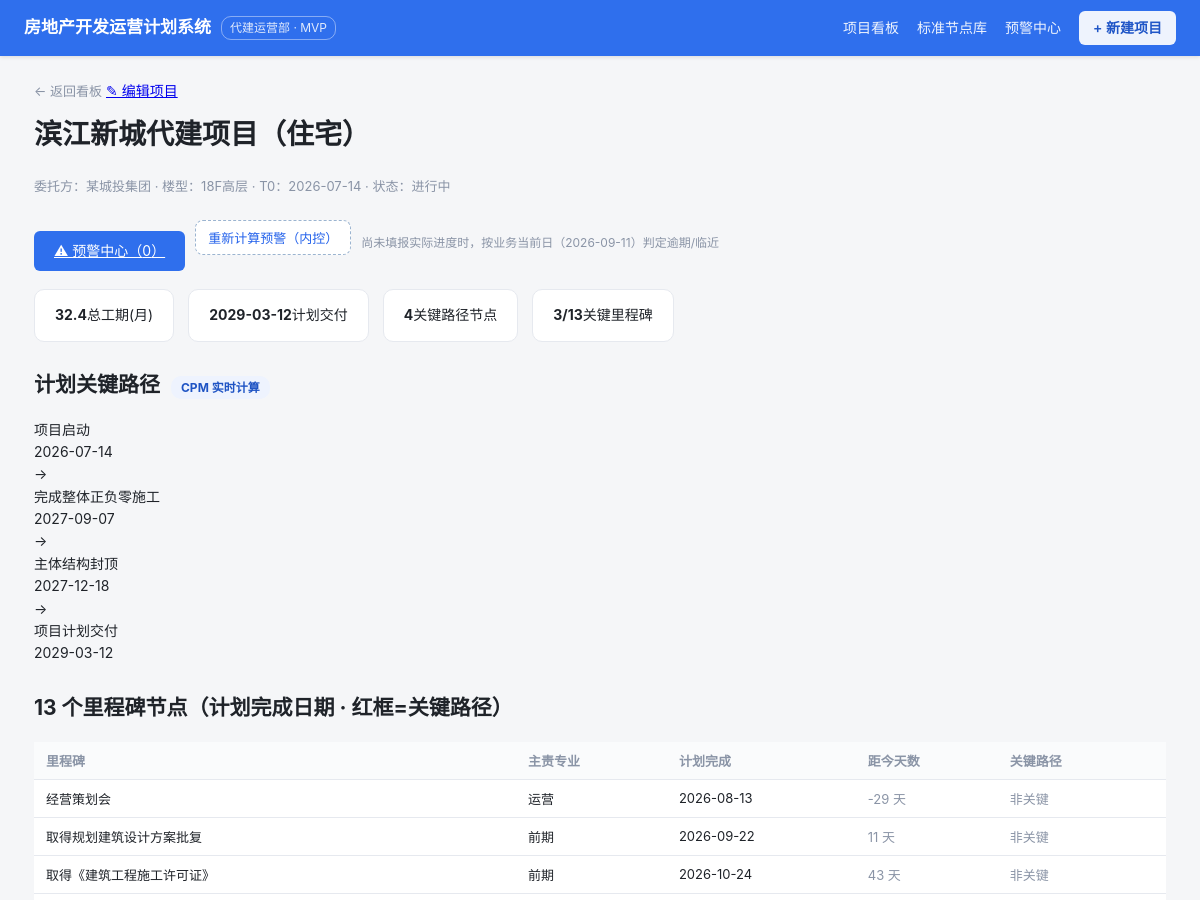
/project/1 (upper part), run on an earlier commit of the app's database.
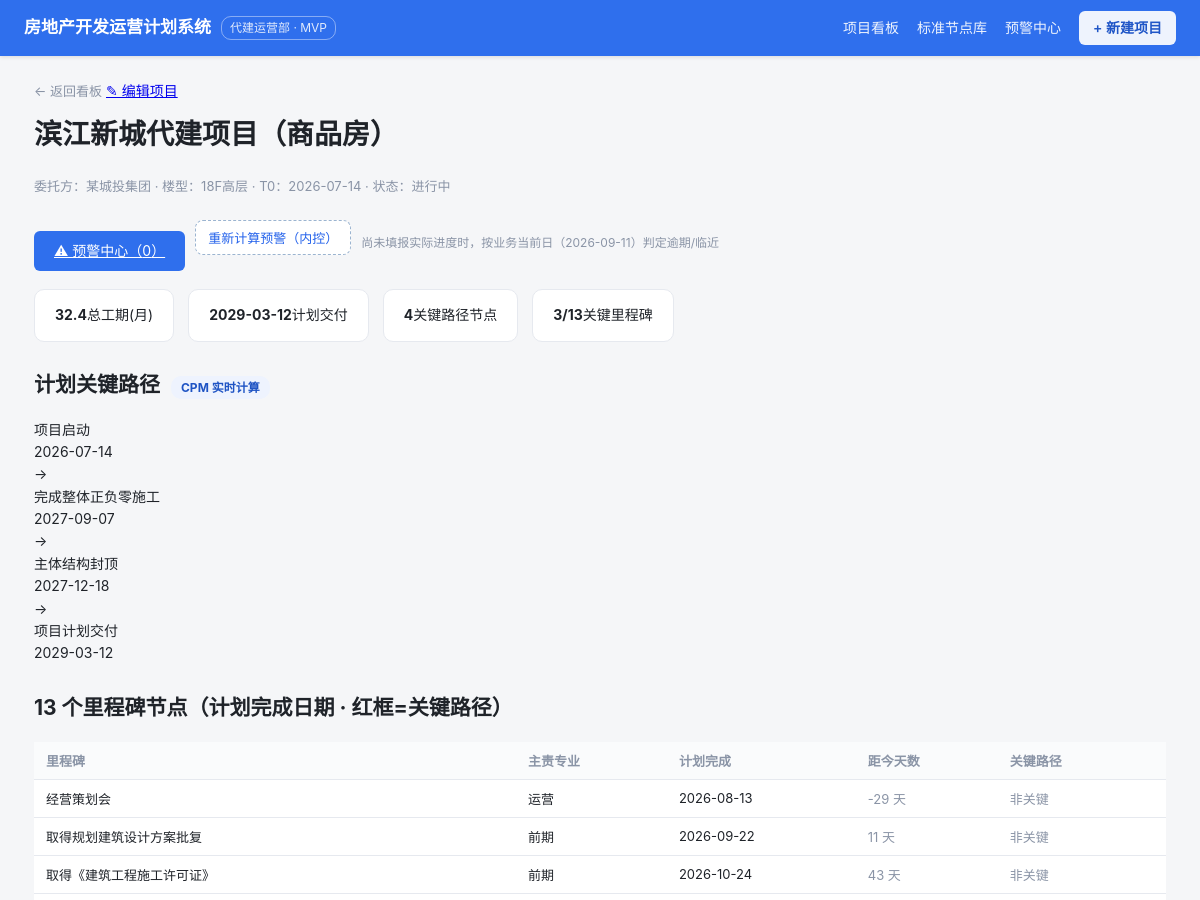
And on a later commit of the database.
### tables this page shows
CREATE TABLE "project" ("id" INTEGER PRIMARY KEY, "name" TEXT, "client" TEXT, "building_type_id" INTEGER, "plan_start" TEXT, "plan_deliver" TEXT, "status" TEXT, "prereq_json" TEXT);

### app/app.py (the view)
@app.route("/project/<int:pid>")
def project_detail(pid):
    con = db(); cur = con.cursor()
    cur.execute("SELECT id,name,client,building_type_id,plan_start,plan_deliver,status,prereq_json FROM project WHERE id=?", (pid,))
    p = cur.fetchone()
    if not p:
        cur.close(); con.close(); return "项目不存在", 404
    cur.execute("SELECT id,name FROM building_type")
    bt = {r["id"]: r["name"] for r in cur.fetchall()}
    cur.execute("SELECT id FROM plan_version WHERE project_id=? AND plan_type='内控' ORDER BY id LIMIT 1", (pid,))
    vr = cur.fetchone(); vid = vr["id"] if vr else None
    cur.execute(
        "SELECT pn.id,pn.level,pn.seq,pn.name,pn.std_node_id,pn.finish_inner,pn.status,pr.name AS prof, sn.excel_row "
        "FROM plan_node pn LEFT JOIN profession pr ON pn.profession_id=pr.id "
        "LEFT JOIN std_node sn ON pn.std_node_id=sn.id "
        "WHERE pn.project_id=? AND pn.version_id=? ORDER BY sn.excel_row", (pid, vid))
    rows = cur.fetchall()
    cur.execute("SELECT DISTINCT std_node_id FROM std_node_rule")
    rule_ids = {r["std_node_id"] for r in cur.fetchall()}
    cur.execute("SELECT DISTINCT std_node_id FROM project_node_rule WHERE project_id=?", (pid,))
    rule_over = {r["std_node_id"] for r in cur.fetchall()}
    cur.execute("SELECT DISTINCT std_node_id FROM project_node_fixed WHERE project_id=?", (pid,))
    fixed_over = {r["std_node_id"] for r in cur.fetchall()}
    override_ids = rule_over | fixed_over
    cur.execute("SELECT id,excel_row,level,seq,name FROM std_node ORDER BY level,seq,excel_row")
    all_nodes = [dict(r) for r in cur.fetchall()]
    cur.execute("SELECT COUNT(*) AS c FROM alert_record ar JOIN plan_node pn ON ar.plan_node_id=pn.id "
                "WHERE pn.project_id=?", (pid,))
    alert_count = cur.fetchone()["c"]
    cur.close(); con.close()
    rule_params = [pr for pr in load_prereqs() if pr["code"] in ("topfloor", "devloan", "delivery", "interior", "facade")]
    eng = engine_for(p["plan_start"], p["prereq_json"], p["id"])
    d = eng.to_dict(project=p["name"])
    crit_ids = {c["id"] for c in d["critical_path"]}
    for m in d["milestones"]:
        md = m["date"]
        m["days_from_today"] = ((md - TODAY).days if isinstance(md, datetime.date)
                                else (datetime.date.fromisoformat(md) - TODAY).days) if md else None
    for r in rows:
        r["critical"] = r["std_node_id"] in crit_ids
        fi = r["finish_inner"]
        r["days_from_today"] = ((fi - TODAY).days if isinstance(fi, datetime.date)
                                else (datetime.date.fromisoformat(fi) - TODAY).days) if fi else None
    return render_template("project_detail.html", p=p, building_type=bt.get(p["building_type_id"], "—"),
                           data=d, rows=rows, rule_ids=rule_ids, override_ids=override_ids,
                           rule_params=rule_params, all_nodes=all_nodes, alert_count=alert_count,
                           crit_miles=sum(1 for m in d["milestones"] if m["critical"]))

### app/app.py (called while the page is built)
def db():
    return get_conn()

def engine_for(t0, prereq_json=None, project_id=None):
    return RelativeDateEngine(t0, prereq_json, project_id)

def parse_prereq_opts(options_json):
    try:
        opts = json.loads(options_json)
    except Exception:
        return []
    if isinstance(opts, list):
        if len(opts) == 1 and str(opts[0]) == "数值":
            return None  # 自由数值输入
        return [str(x) for x in opts]
    return []

def load_prereqs():
    con = db(); cur = con.cursor()
    cur.execute("SELECT id,code,name,options_json FROM prereq_param ORDER BY id")
    prereqs = [dict(r) for r in cur.fetchall()]
    for pr in prereqs:
        pr["opts"] = parse_prereq_opts(pr["options_json"])
    cur.close(); con.close()
    return prereqs

### db/dbconn.py (called while the page is built, shortened)
def _dict_factory(cursor, row):
    return {col[0]: row[i] for i, col in enumerate(cursor.description)}

def get_conn():
    con = sqlite3.connect(SQLITE_PATH, check_same_thread=False)
    con.row_factory = _dict_factory
    con.execute("PRAGMA journal_mode=DELETE")
    con.execute("PRAGMA busy_timeout=5000")
    return con

### app/templates/project_detail.html (shortened to what this page needs)
<meta charset="UTF-8">{% extends "base.html" %}
{% block content %}
<a class="back" href="{{ url_for('dashboard') }}">← 返回看板</a>
<a class="btn-edit" href="{{ url_for('edit_project', pid=p.id) }}">✎ 编辑项目</a>
<h1 style="margin-top:10px">{{ p.name }}</h1>
<div class="page-sub">委托方：{{ p.client }} · 楼型：{{ building_type }} · T0：{{ p.plan_start }} · 状态：{{ p.status }}</div>
<div class="toolbar">
  <a class="btn" href="{{ url_for('project_alerts', pid=p.id) }}">⚠ 预警中心（{{ alert_count }}）</a>
  <form method="post" action="{{ url_for('project_compute_alerts', pid=p.id) }}" style="display:inline">
    <button class="btn-ghost" type="submit">重新计算预警（内控）</button>
  </form>
  <span class="muted" style="font-size:12px">尚未填报实际进度时，按业务当前日（{{ TODAY }}）判定逾期/临近</span>
</div>
<div class="kpis">
  <div class="kpi"><b>{{ data.total_months }}</b><span>总工期(月)</span></div>
  <div class="kpi"><b>{{ data.delivery_date }}</b><span>计划交付</span></div>
  <div class="kpi"><b>{{ data.critical_path|length }}</b><span>关键路径节点</span></div>
  <div class="kpi"><b>{{ crit_miles }}/13</b><span>关键里程碑</span></div>
</div>
<div class="section">
  <h2>计划关键路径 <span class="pill">CPM 实时计算</span></h2>
  <div class="path">
    {% for p2 in data.critical_path %}
      <div class="node {% if p2.level=='里程碑' %}mile{% elif p2.level=='一级' %}lv1{% else %}lv2{% endif %}">
        <div class="nm">{{ p2.name }}</div><div class="dt">{{ p2.date }}</div>
      </div>
      {% if not loop.last %}<div class="arrow">→</div>{% endif %}
    {% endfor %}
  </div>
</div>
<div class="section">
  <h2>13 个里程碑节点（计划完成日期 · 红框=关键路径）</h2>
  <table>
    <thead><tr><th>里程碑</th><th>主责专业</th><th>计划完成</th><th>距今天数</th><th>关键路径</th></tr></thead>
    <tbody>
    {% for m in data.milestones %}
      <tr class="{% if m.critical %}crit{% endif %}">
        <td>{{ m.name }}</td><td>{{ m.prof }}</td><td>{{ m.date or '—' }}</td>
        <td class="muted">{% if m.days_from_today is not none %}{{ m.days_from_today }} 天{% else %}—{% endif %}</td>
        <td>{% if m.critical %}<span class="lvtag lv-里程碑">关键路径</span>{% else %}<span class="muted">非关键</span>{% endif %}</td>
      </tr>
    {% endfor %}
    </tbody>
  </table>
</div>
{% endblock %}

What changed in the data, as far as the page shows it:
changed project "某城投集团": name "滨江新城代建项目（住宅）" → "滨江新城代建项目（商品房）"
